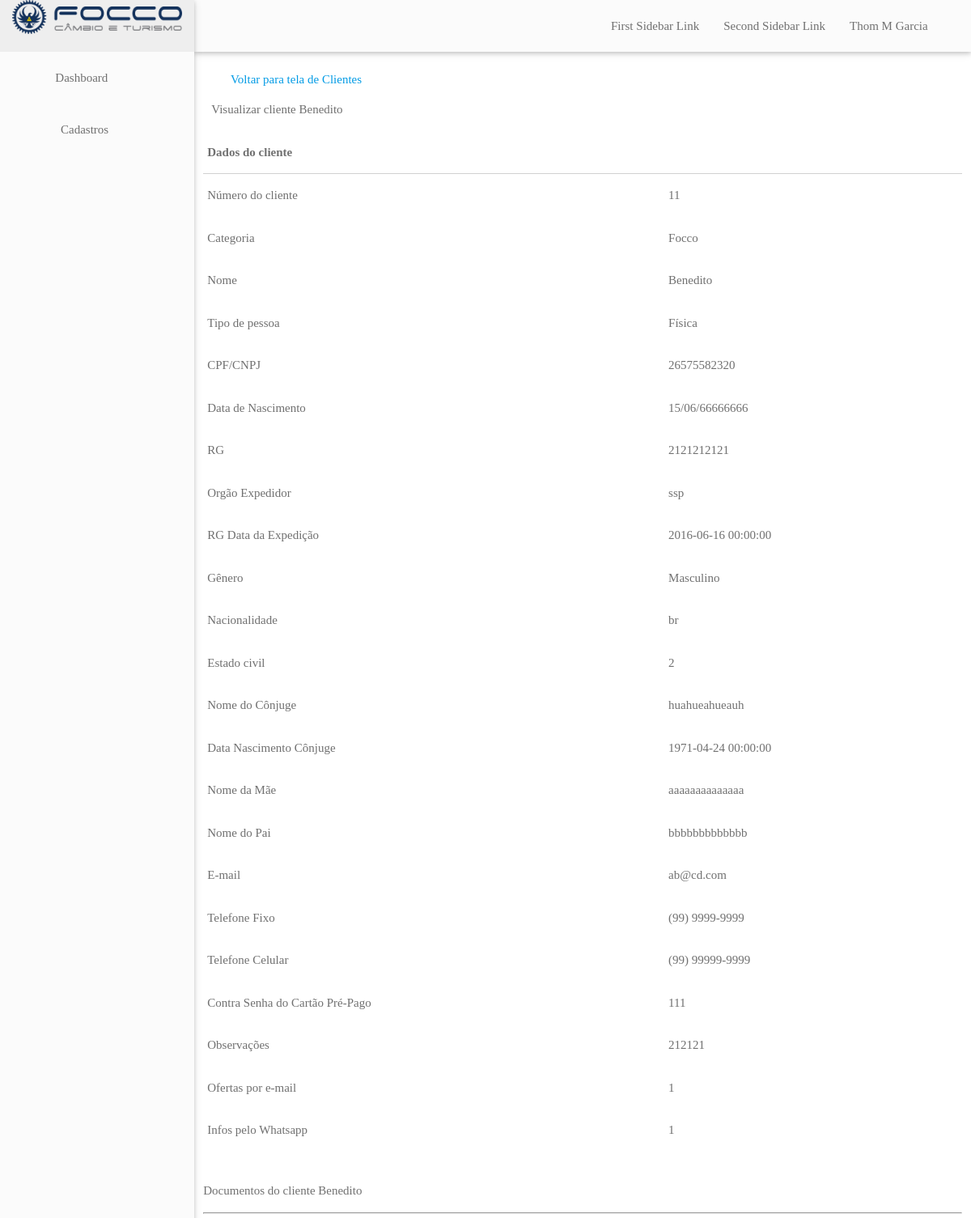
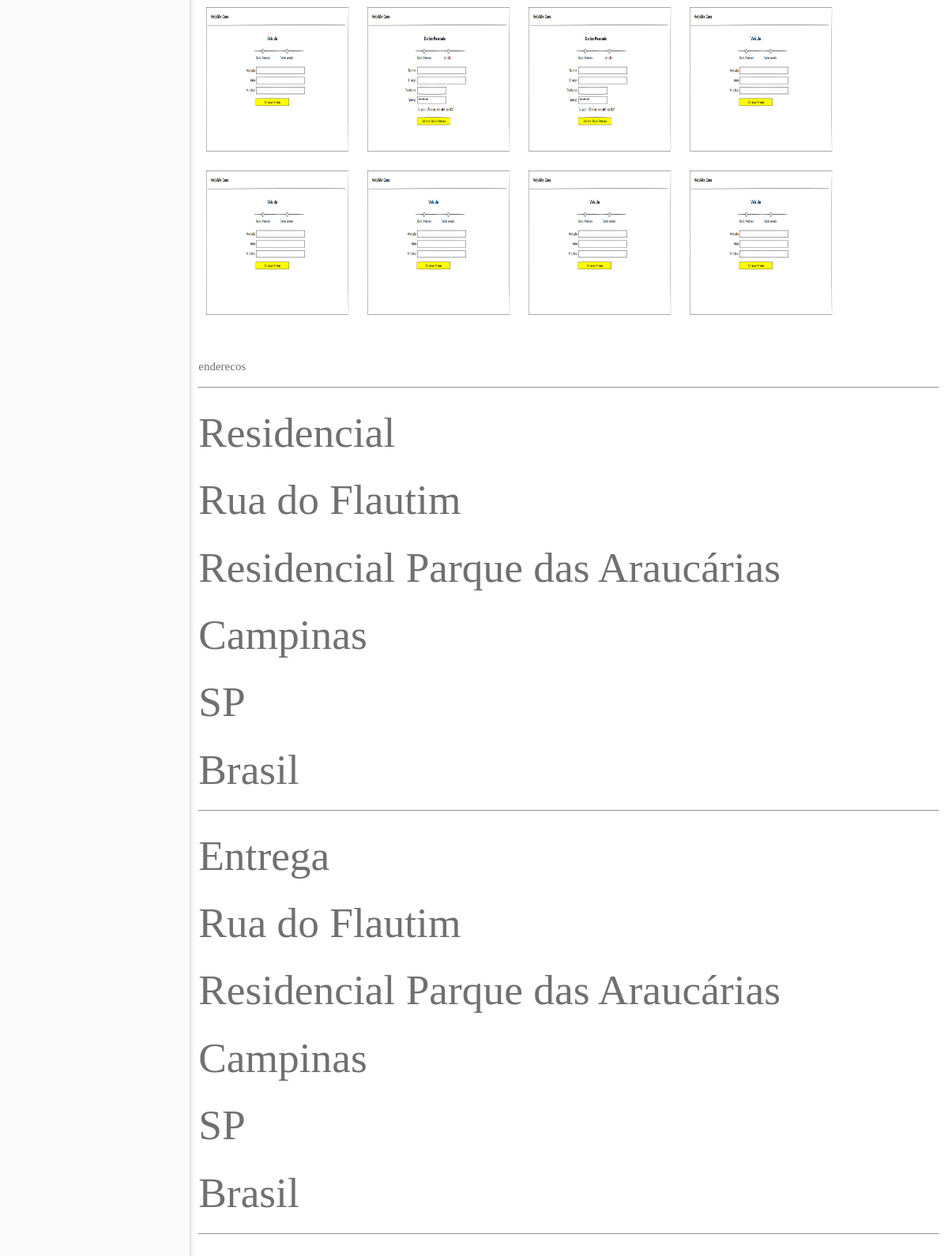
Page /dashboard/clientes/visualizar?clienteId=11 (signed in) on the committed database (2 pictures, top to bottom).
### tables this page shows
CREATE TABLE IF NOT EXISTS `clientes` (
  `id` int(11) NOT NULL AUTO_INCREMENT,
  `categoria` int(11) DEFAULT NULL,
  `razaoSocial` varchar(255) DEFAULT NULL,
  `tipoPessoa` char(1) DEFAULT NULL,
  `cpfCnpj` varchar(14) DEFAULT NULL,
  `dataNascimentoAbertura` datetime DEFAULT NULL,
  `inscricaoMunicipal` varchar(50) DEFAULT NULL,
  `rgInscricaoEstadual` varchar(50) DEFAULT NULL,
  `rgOrgaoExpedidor` varchar(50) DEFAULT NULL,
  `rgDataExpedicao` datetime DEFAULT NULL,
  `sexo` char(1) DEFAULT NULL,
  `nacionalidade` varchar(100) DEFAULT NULL,
  `estadoCivil` int(11) DEFAULT NULL,
  `nomeConjuge` varchar(255) DEFAULT NULL,
  `dataNascimentoConjuge` datetime DEFAULT NULL,
  `nomeMae` varchar(255) DEFAULT NULL,
  `nomePai` varchar(255) DEFAULT NULL,
  `email` varchar(255) DEFAULT NULL,
  `telFixo` varchar(20) DEFAULT NULL,
  `telCelular` varchar(20) DEFAULT NULL,
  `contraSenha` varchar(255) DEFAULT NULL,
  `observacoes` varchar(1000) DEFAULT NULL,
  `ofertasPorEmail` bit(1) DEFAULT NULL,
  `infoWhatsapp` bit(1) DEFAULT NULL,
  `dataCadastro` datetime DEFAULT NULL,
  `dataModificacao` datetime DEFAULT NULL,
  PRIMARY KEY (`id`)
);

CREATE TABLE IF NOT EXISTS `enderecoscliente` (
  `id` int(11) NOT NULL AUTO_INCREMENT,
  `clienteId` int(11) DEFAULT NULL,
  `tipo` int(11) DEFAULT NULL,
  `cep` varchar(50) DEFAULT NULL,
  `endereco` varchar(255) DEFAULT NULL,
  `numero` varchar(20) DEFAULT NULL,
  `complemento` varchar(100) DEFAULT NULL,
  `bairro` varchar(100) DEFAULT NULL,
  `municipioId` int(11) DEFAULT NULL,
  `estadoId` int(11) DEFAULT NULL,
  `paisId` int(11) DEFAULT NULL,
  `cidade` varchar(100) DEFAULT NULL,
  `estado` varchar(100) DEFAULT NULL,
  `pais` varchar(100) DEFAULT NULL,
  PRIMARY KEY (`id`),
  KEY `clienteId` (`clienteId`)
);

### dashboard/clientes/visualizar.php (the view, shortened to what this page needs)
<?php
include "../core/database.php";
include "../includes/header.php";
$sql_query = sprintf("SELECT * FROM clientes WHERE id = %s", $_GET['clienteId']);
$result = mysqli_query($conn, $sql_query);
$rows = array();
while($row = mysqli_fetch_array($result)) $rows[] = $row;
foreach($rows as $r){
  $id = $r['id'];
  $categoria = $r['categoria'];
  $nome = $r['razaoSocial'];
  $tipo = $r['tipoPessoa'];
  $cpfCnpj = $r['cpfCnpj'];
  $dataNascimentoAbertura = $r['dataNascimentoAbertura'];
  $rgInscricaoEstadual = $r['rgInscricaoEstadual'];
  $rgOrgaoExpedidor = $r['rgOrgaoExpedidor'];
  $rgDataExpedicao = $r['rgDataExpedicao'];
  $sexo = $r['sexo'];
  $nacionalidade = $r['nacionalidade'];
  $estadoCivil = $r['estadoCivil'];
  $nomeConjuge = $r['nomeConjuge'];
  $dataNascimentoConjuge = $r['dataNascimentoConjuge'];
  $nomeMae = $r['nomeMae'];
  $nomePai = $r['nomePai'];
  $email = $r['email'];
  $telFixo = $r['telFixo'];
  $telCelular = $r['telCelular'];
  $contraSenha = $r['contraSenha'];
  $observacoes = $r['observacoes'];
  $ofertasPorEmail = $r['ofertasPorEmail'];
  $infoWhatsapp = $r['infoWhatsapp'];
}
?>
<main>
  <div class="row">
    <div class="col s12">
      <div class="row">
      <br>
      <a href="/dashboard/clientes/"><i class="material-icons left">&#xE5C4;</i> Voltar para tela de Clientes</a>
      <p class="title-forms">Visualizar cliente <strong><?php echo $nome ?></strong></p>
        <table class="responsive-table">
          <thead>
            <tr>
              <th data-field="campos" colspan="2">Dados do cliente</th>
            </tr>
          </thead>
          <tbody>
            <tr>
              <td>Número do cliente</td>
              <td><?php echo $id ?></td>
            </tr>
            <tr>
              <td>Categoria</td>
              <td>
                <?php
                switch ($categoria) {
                  case 1:
                  echo "Focco";
                  break;
                }
                ?>
              </td>
            </tr>
            <tr>
              <td>Nome</td>
              <td><?php echo $nome ?></td>
            </tr>
            <tr>
              <td>Tipo de pessoa </td>
              <td><?php echo $tipo == 'F' ? "Física" : "Jurídica" ?> </td>
            </tr>
            <tr>
              <td>CPF/CNPJ</td>
              <td><?php echo $cpfCnpj ?></td>
            </tr>
            <tr>
              <td>Data de Nascimento</td>
              <td><?php echo date_format(new DateTime($dataNascimentoAbertura), 'd/m/yyyy'); ?></td>
            </tr>
            <tr>
              <td>RG</td>
              <td><?php echo $rgInscricaoEstadual  ?></td>
            </tr>
            <tr>
              <td>Orgão Expedidor</td>
              <td><?php echo $rgOrgaoExpedidor ?></td>
            </tr>
            <tr>
              <td>RG Data da Expedição</td>
              <td><?php echo $rgDataExpedicao ?></td>
            </tr>
            <tr>
              <td>Gênero</td>
              <td><?php echo $sexo == 'M' ? "Masculino" : "Feminino" ?></td>
            </tr>
            <tr>
              <td>Nacionalidade</td>
              <td><?php echo $nacionalidade ?></td>
            </tr>
            <tr>
              <td>Estado civil</td>
              <td><?php echo $estadoCivil ?> </td>
            </tr>
            <tr>
              <td>Nome do Cônjuge</td>
              <td><?php echo $nomeConjuge ?></td>
            </tr>
            <tr>
              <td>Data Nascimento Cônjuge</td>
              <td><?php echo $dataNascimentoConjuge ?></td>
            </tr>
            <tr>
              <td>Nome da Mãe</td>
              <td><?php echo $nomeMae ?></td>
            </tr>
            <tr>
              <td>Nome do Pai</td>
              <td><?php echo $nomePai ?></td>
            </tr>
            <tr>
              <td>E-mail</td>
              <td><?php echo $email ?></td>
            </tr>
            <tr>
              <td>Telefone Fixo</td>
              <td><?php echo $telFixo ?></td>
            </tr>
            <tr>
              <td>Telefone Celular</td>
              <td><?php echo $telCelular ?></td>
            </tr>
            <tr>
              <td>Contra Senha do Cartão Pré-Pago</td>
              <td><?php echo $contraSenha ?></td>
            </tr>
            <tr>
              <td>Observações</td>
              <td><?php echo $observacoes ?></td>
            </tr>
            <tr>
              <td>Ofertas por e-mail</td>
              <td><?php echo $ofertasPorEmail ?></td>
            </tr>
            <tr>
              <td>Infos pelo Whatsapp</td>
              <td><?php echo $infoWhatsapp ?></td>
            </tr>
          </tbody>
        </table>
        <br>
        <p>Documentos do cliente <strong><?php echo $nome ?></strong></p><hr>
        <div class="docs">
          <img alt="doc-cpf" src="/dashboard/clientes/uploads/<?php echo $cpfCnpj ?>/doc-cpf.png" width="200px" height="200px" />
          <img alt="doc-rg" src="/dashboard/clientes/uploads/<?php echo $cpfCnpj ?>/doc-rg.png" width="200px" height="200px" />
          <img alt="doc-cr" src="/dashboard/clientes/uploads/<?php echo $cpfCnpj ?>/doc-cr.png" width="200px" height="200px" />
          <img alt="doc-ff" src="/dashboard/clientes/uploads/<?php echo $cpfCnpj ?>/doc-ff.png" width="200px" height="200px" />
          <img alt="doc-ir" src="/dashboard/clientes/uploads/<?php echo $cpfCnpj ?>/doc-ir.png" width="200px" height="200px" />
          <img alt="doc-ca" src="/dashboard/clientes/uploads/<?php echo $cpfCnpj ?>/doc-ca.png" width="200px" height="200px" />
          <img alt="doc-cps" src="/dashboard/clientes/uploads/<?php echo $cpfCnpj ?>/doc-cps.png" width="200px" height="200px" />
          <img alt="doc-pv" src="/dashboard/clientes/uploads/<?php echo $cpfCnpj ?>/doc-pv.png" width="200px" height="200px" />
        </div>
        <br>
        <p>enderecos</p><hr>
        <?php
        $sql_query = sprintf("SELECT * FROM enderecoscliente WHERE clienteId = %s", $_GET['clienteId']);
        $result = mysqli_query($conn, $sql_query);
        $rows = array();
        while($row = mysqli_fetch_array($result)) $rows[] = $row;
        foreach($rows as $r){
          $tipo = $r['tipo'];
          $endereco = $r['endereco'];
          $bairro = $r['bairro'];
          $cidade = $r['cidade'];
          $estado = $r['estado'];
          $pais = $r['pais'];
          echo '<h2>'.($tipo == 2 ? "Entrega" : "Residencial").'</h2>';
          echo '<h2>'.$endereco.'</h2>';
          echo '<h2>'.$bairro.'</h2>';
          echo '<h2>'.$cidade.'</h2>';
          echo '<h2>'.$estado.'</h2>';
          echo '<h2>'.$pais.'</h2>';
          echo '<hr>';
        }
        ?>
      </div>
    </div>
  </div>
</main>
<?php
include "../includes/footer.php";
?>

### dashboard/includes/header.php (shortened to what this page needs)
<!DOCTYPE html>
<html>
<head>
  <link rel="stylesheet" href="/dashboard/styles/materialize.css" />
</head>
<body>
  <header>
    <nav class="bg-gray">
      <ul class="right hide-on-med-and-down">
        <li><a href="#!">First Sidebar Link</a></li>
        <li><a href="#!">Second Sidebar Link</a></li>
        <li><a class="dropdown-button" href="#!" data-activates="dropOptions"><?php echo $_SESSION['currentUser']['nome']  ?><i class="material-icons right">&#xE5C5;</i></a></li>
      </ul>
      <ul id="slide-out" class="side-nav fixed bg-gray white-text">
        <li class="brand-logo center"><img class="" src="/dashboard/images/logo_topo_minor.png" alt="logotipo"></li>
        <li><a href="#!"></a></li>
        <li><a href="/dashboard/home"><i class="material-icons left">&#xE871;</i> Dashboard</a></li>
        <li class="">
          <ul class="collapsible collapsible-accordion">
            <li>
              <a class="collapsible-header"><i class="material-icons left">&#xE3C9;</i> Cadastros<i class="material-icons right">&#xE5C5;</i></a>
            </li>
          </ul>
        </li>
      </ul>
    </nav>
  </header>

### dashboard/includes/footer.php (shortened to what this page needs)
</body>
</html>

### rows in the picture
clientes: razaoSocial "Benedito", id "11", cpfCnpj "26575582320", dataNascimentoAbertura "15/06/66666666", rgInscricaoEstadual "2121212121", rgOrgaoExpedidor "ssp", rgDataExpedicao "2016-06-16 00:00:00", nacionalidade "br", estadoCivil "2", nomeConjuge "huahueahueauh", dataNascimentoConjuge "1971-04-24 00:00:00", nomeMae "aaaaaaaaaaaaaa", nomePai "bbbbbbbbbbbbb", email "ab@cd.com", telFixo "(99) 9999-9999", telCelular "(99) 99999-9999", contraSenha "111", observacoes "212121", ofertasPorEmail "1", infoWhatsapp "1", cpfCnpj (picture)
enderecoscliente: tipo "Residencial", endereco "Rua do Flautim", bairro "Residencial Parque das Araucárias", cidade "Campinas", estado "SP", pais "Brasil"
enderecoscliente: tipo "Entrega", endereco "Rua do Flautim", bairro "Residencial Parque das Araucárias", cidade "Campinas", estado "SP", pais "Brasil"

### other values in the picture
$_SESSION['currentUser']['nome'] "Thom M Garcia"
